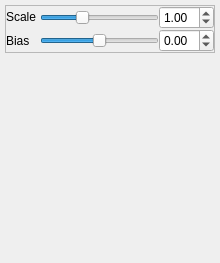
<?xml version="1.0" encoding="UTF-8"?>
<ui version="4.0">
 <class>CameraViewDetailWidget</class>
 <widget class="QWidget" name="CameraViewDetailWidget">
  <property name="geometry">
   <rect>
    <x>0</x>
    <y>0</y>
    <width>220</width>
    <height>257</height>
   </rect>
  </property>
  <property name="windowTitle">
   <string>Form</string>
  </property>
  <layout class="QGridLayout" name="gridLayout">
   <property name="margin">
    <number>5</number>
   </property>
   <property name="spacing">
    <number>5</number>
   </property>
   <item row="1" column="1">
    <widget class="xma::GLCameraView" name="glCameraView" native="true">
     <property name="sizePolicy">
      <sizepolicy hsizetype="MinimumExpanding" vsizetype="MinimumExpanding">
       <horstretch>0</horstretch>
       <verstretch>0</verstretch>
      </sizepolicy>
     </property>
     <property name="minimumSize">
      <size>
       <width>200</width>
       <height>200</height>
      </size>
     </property>
     <property name="maximumSize">
      <size>
       <width>200</width>
       <height>200</height>
      </size>
     </property>
     <property name="layoutDirection">
      <enum>Qt::LeftToRight</enum>
     </property>
    </widget>
   </item>
   <item row="1" column="2">
    <spacer name="horizontalSpacer">
     <property name="orientation">
      <enum>Qt::Horizontal</enum>
     </property>
     <property name="sizeHint" stdset="0">
      <size>
       <width>40</width>
       <height>20</height>
      </size>
     </property>
    </spacer>
   </item>
   <item row="1" column="0">
    <spacer name="horizontalSpacer_2">
     <property name="orientation">
      <enum>Qt::Horizontal</enum>
     </property>
     <property name="sizeHint" stdset="0">
      <size>
       <width>40</width>
       <height>20</height>
      </size>
     </property>
    </spacer>
   </item>
   <item row="0" column="0" colspan="3">
    <widget class="QFrame" name="frame">
     <property name="sizePolicy">
      <sizepolicy hsizetype="MinimumExpanding" vsizetype="Maximum">
       <horstretch>0</horstretch>
       <verstretch>0</verstretch>
      </sizepolicy>
     </property>
     <property name="frameShape">
      <enum>QFrame::StyledPanel</enum>
     </property>
     <property name="frameShadow">
      <enum>QFrame::Raised</enum>
     </property>
     <layout class="QGridLayout" name="gridLayout_2">
      <property name="margin">
       <number>0</number>
      </property>
      <property name="spacing">
       <number>0</number>
      </property>
      <item row="1" column="3">
       <widget class="QDoubleSpinBox" name="doubleSpinBoxScale">
        <property name="decimals">
         <number>2</number>
        </property>
        <property name="maximum">
         <double>3.000000000000000</double>
        </property>
        <property name="singleStep">
         <double>0.050000000000000</double>
        </property>
        <property name="value">
         <double>1.000000000000000</double>
        </property>
       </widget>
      </item>
      <item row="1" column="0">
       <widget class="QLabel" name="label_3">
        <property name="sizePolicy">
         <sizepolicy hsizetype="Preferred" vsizetype="Maximum">
          <horstretch>0</horstretch>
          <verstretch>0</verstretch>
         </sizepolicy>
        </property>
        <property name="text">
         <string>Scale </string>
        </property>
       </widget>
      </item>
      <item row="2" column="0">
       <widget class="QLabel" name="label">
        <property name="text">
         <string>Bias </string>
        </property>
       </widget>
      </item>
      <item row="2" column="1">
       <widget class="QSlider" name="horizontalSliderBias">
        <property name="minimum">
         <number>-100</number>
        </property>
        <property name="maximum">
         <number>100</number>
        </property>
        <property name="singleStep">
         <number>10</number>
        </property>
        <property name="pageStep">
         <number>100</number>
        </property>
        <property name="orientation">
         <enum>Qt::Horizontal</enum>
        </property>
       </widget>
      </item>
      <item row="1" column="1" colspan="2">
       <widget class="QSlider" name="horizontalSliderScale">
        <property name="maximum">
         <number>300</number>
        </property>
        <property name="singleStep">
         <number>10</number>
        </property>
        <property name="pageStep">
         <number>100</number>
        </property>
        <property name="value">
         <number>100</number>
        </property>
        <property name="orientation">
         <enum>Qt::Horizontal</enum>
        </property>
       </widget>
      </item>
      <item row="2" column="3">
       <widget class="QDoubleSpinBox" name="doubleSpinBoxBias">
        <property name="minimum">
         <double>-1.000000000000000</double>
        </property>
        <property name="maximum">
         <double>1.000000000000000</double>
        </property>
        <property name="singleStep">
         <double>0.010000000000000</double>
        </property>
       </widget>
      </item>
     </layout>
    </widget>
   </item>
  </layout>
 </widget>
 <customwidgets>
  <customwidget>
   <class>xma::GLCameraView</class>
   <extends>QWidget</extends>
   <header>ui/GLCameraView.h</header>
   <container>1</container>
  </customwidget>
 </customwidgets>
 <resources>
  <include location="../calibrationtool_resources.qrc"/>
 </resources>
 <connections/>
</ui>
